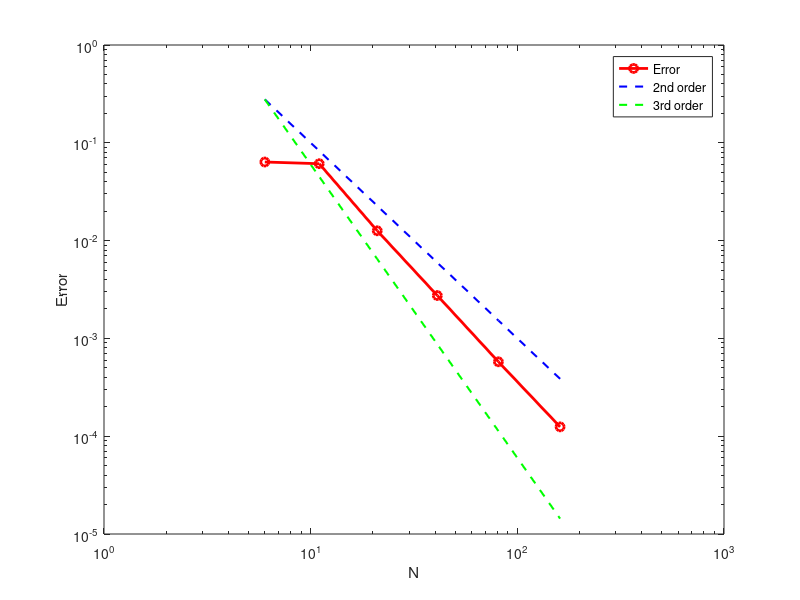

Recreate this plot in MATLAB.
close all

N = [6, 11, 21, 41, 81, 161];
dx = 1./N;
errors = [6.362e-02, 6.113e-02, 1.260e-02, 2.744e-03, 5.766e-04, 1.246e-04];
slope2 = 1./N.^2;
slope3 = 1./N.^3;

figure(1);
s2p = loglog(N,10*slope2,'b--', 'LineWidth', 1.5);
hold on
s3p = loglog(N,60*slope3,'g--', 'LineWidth', 1.5);
erp = loglog(N,errors,'ro-', 'LineWidth', 2);
xlabel('N');
ylabel('Error');
legend([erp,s2p,s3p], 'Error', '2nd order', '3rd order');
